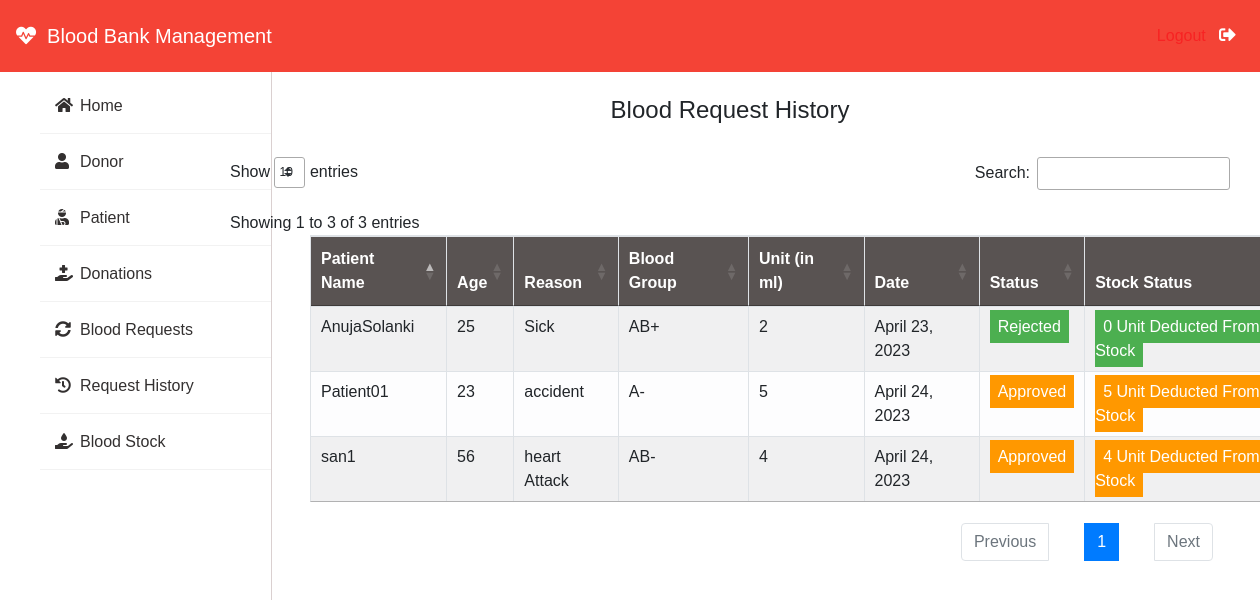
The page /admin-request-history (signed in) on the database its author committed.
### blood/models.py (models this page shows, shortened)
class BloodRequest(models.Model):
    request_by_patient=models.ForeignKey(pmodels.Patient,null=True,on_delete=models.CASCADE)
    request_by_donor=models.ForeignKey(dmodels.Donor,null=True,on_delete=models.CASCADE)
    patient_name=models.CharField(max_length=30)
    patient_age=models.PositiveIntegerField()
    reason=models.CharField(max_length=500)
    bloodgroup=models.CharField(max_length=10)
    unit=models.PositiveIntegerField(default=0)
    status=models.CharField(max_length=20,default="Pending")
    date=models.DateField(auto_now=True)

### blood/views.py (the view)
# urls.py: path('admin-request-history', views.admin_request_history_view,name='admin-request-history'),
@login_required(login_url='adminlogin')
def admin_request_history_view(request):
    requests=models.BloodRequest.objects.all().exclude(status='Pending')
    return render(request,'blood/admin_request_history.html',{'requests':requests})

### templates/blood/admin_request_history.html (shortened to what this page needs)
{% extends 'blood/adminbase.html' %}
{% block content %}
{% load widget_tweaks %}
{%load static%}
<head>
</head>
<br><br>
<div class="container">
    <H4 class="text-center">Blood Request History</H4><br>
    <div class="col-md-12">
    <table class="table table-light table-hover table-bordered table-striped" id="datatableNew" style="
margin-left: 5em;
">
        <thead class="bg-info">
            <tr>
                <th scope="col">Patient Name</th>
                <th scope="col">Age</th>
                <th scope="col">Reason</th>
                <th scope="col">Blood Group</th>
                <th scope="col">Unit (in ml)</th>
                <th scope="col">Date</th>
                <th scope="col">Status</th>
                <th scope="col">Stock Status</th>
            </tr>
        </thead>
        <tbody>
            {% for t in requests %}
            <tr>
                <td> {{t.patient_name}}</td>
                <td>{{t.patient_age}}</td>
                <td>{{t.reason}}</td>
                <td>{{t.bloodgroup}}</td>
                <td>{{t.unit}}</td>
                <td>{{t.date}}</td>
                {% if t.status == 'Approved' %}
                <td><span class="label warning"> Approved</span></td>
                <td><span class="label warning"> {{t.unit}} Unit Deducted From Stock</span></td>
                {% else %}
                <td><span class="label success">Rejected</span></td>
                <td><span class="label success"> 0 Unit Deducted From Stock</span></td>
                {% endif %}
            </tr>
            {% endfor %}
        </tbody>
    </table>
</div>
</div>
{% endblock content %}

### templates/blood/adminbase.html (shortened to what this page needs)
<!DOCTYPE html>
<html lang="en">
<head>
    <link rel="stylesheet" href="https://maxcdn.bootstrapcdn.com/bootstrap/4.0.0/css/bootstrap.min.css">
    <link rel="stylesheet" href="https://cdnjs.cloudflare.com/ajax/libs/font-awesome/5.14.0/css/all.css">
    <link href="https://cdn.datatables.net/1.10.19/css/jquery.dataTables.min.css" rel="stylesheet" />
    <link href="https://cdn.datatables.net/1.10.19/css/dataTables.bootstrap4.min.css" rel="stylesheet" />
    <link href="https://cdn.datatables.net/buttons/1.2.4/css/buttons.dataTables.min.css" rel="stylesheet" />
    <link href="https://cdn.datatables.net/select/1.3.0/css/select.dataTables.min.css" rel="stylesheet" />
</head>
<body>
  <nav style="background-color: #f44336;" class="navbar navbar-expand-md navbar-dark fixed-top py-3">
        <a href="/" class="navbar-brand"><i class="fas fa-heartbeat"></i>&nbsp; Blood Bank Management</a>
        <div class="navbar-collapse collapse w-100 order-3 dual-collapse2">
            <ul class="navbar-nav ml-auto">
                <li class="nav-item">
                    <a class="nav-link" style="color: rgb(247, 35, 35);" href="/logout">Logout &nbsp; <i class="fas fa-sign-out-alt"></i></a>
                </li>
            </ul>
        </div>
      </nav>
<br><br>
<div class="wrapper">
    <div class="sidebar">
        <ul>
            <li><a style="text-decoration:none;" href="/"><i class="fas fa-home"></i>Home</a></li>
            <li><a style="text-decoration:none;" href="/admin-donor"><i class="fas fa-user"></i>Donor</a></li>
            <li><a style="text-decoration:none;" href="/admin-patient"><i class="fas fa-user-injured"></i>Patient</a></li>
            <li><a style="text-decoration:none;" href="/admin-donation"><i class="fas fa-hand-holding-medical"></i>Donations</a></li>
            <li><a style="text-decoration:none;" href="/admin-request"><i class="fas fa-sync-alt"></i>Blood Requests</a></li>
            <li><a style="text-decoration:none;" href="/admin-request-history"><i class="fas fa-history"></i>Request History</a></li>
            <li><a style="text-decoration:none;" href="/admin-blood"><i class="fas fa-hand-holding-water"></i>Blood Stock</a></li>
        </ul>
    </div>
    <div class="main_content">
{% block content %}
{% endblock content %}
    </div>
</div>
</body>
</html>

### templates/blood/adminbase.html (style rules this page uses)
* { margin: 5; padding: 2; box-sizing: border-box; list-style: none ; text-decoration: none; font-family: 'Josefin Sans', sans-serif; }
.wrapper { display: flex; position: relative; }
.wrapper .sidebar { width: 17em; height: 100%; background: #ffffff; padding: 30px 0px; position: fixed; border-right: 1px solid #dad0d0; }
.wrapper .sidebar ul li { padding: 15px; border-bottom: 1px solid #bdb8d7; border-bottom: 1px solid rgba(0,0,0,0.05); border-top: 1px solid rgba(255,255,255,0.05); }
.wrapper .sidebar ul li a { color: #333030; display: block; }
.wrapper .sidebar ul li a .fas { width: 25px; }
.wrapper .main_content { width: 100%; margin-left: 200px; }
.fa-sign-out-alt { color: white; font-size: 2ex; }

### templates/blood/admin_request_history.html (style rules this page uses)
.label { color: white; padding: 8px; }
.success { background-color: #4CAF50; }
.warning { background-color: #ff9800; }
.table-bordered thead th { border-bottom-width: 2px; background: #595352 !important; color: white; }

### rows shown on the page
BloodRequest: patient_name "AnujaSolanki", patient_age "25", reason "Sick", bloodgroup "AB+", unit "2", date "April 23, 2023", status "Rejected"
BloodRequest: patient_name "Patient01", patient_age "23", reason "accident", bloodgroup "A-", unit "5", date "April 24, 2023"
BloodRequest: patient_name "san1", patient_age "56", reason "heart Attack", bloodgroup "AB-", unit "4", date "April 24, 2023"
